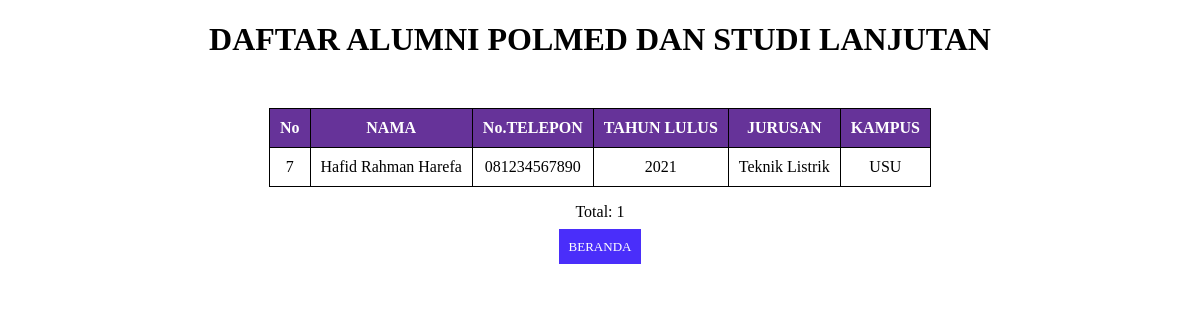
The page /proyek/mhsjoinstudi.php on the database its author committed.
### tables this page shows
CREATE TABLE `tblmahasiswa` (
  `idmhs` int(11) NOT NULL,
  `namamhs` varchar(50) NOT NULL,
  `telpmhs` varchar(12) NOT NULL,
  `thnmhs` varchar(4) NOT NULL
);

CREATE TABLE `tbstudi` (
  `idstudi` int(11) NOT NULL,
  `kampus` varchar(50) NOT NULL,
  `jurusan` varchar(50) NOT NULL
);

### proyek/mhsjoinstudi.php (the view, shortened to what this page needs)
<?php include("config.php"); ?>
<!DOCTYPE html>
<html>
<head>
</head>
<body>
<header><center>
    <h1>DAFTAR ALUMNI POLMED DAN STUDI LANJUTAN</h1>
</header>
    <br>
    <table border="1">
    <thead>
        <tr>
        <th>No</th>
        <th>NAMA</th>
        <th>No.TELEPON</th>
        <th>TAHUN LULUS</th>
        <th>JURUSAN</th>
        <th>KAMPUS</th>
        </tr>
    </thead>
 <tbody>
 <?php
    $sql = "SELECT * FROM tblmahasiswa INNER JOIN tbstudi ON tblmahasiswa.idmhs = tbstudi.idstudi";
    $query = mysqli_query($db, $sql);
    while($mahasiswa = mysqli_fetch_array($query)){
    echo "<tr>";
    echo "<td>".$mahasiswa['idmhs']."</td>";
    echo "<td>".$mahasiswa['namamhs']."</td>";
    echo "<td>".$mahasiswa['telpmhs']."</td>";
    echo "<td>".$mahasiswa['thnmhs']."</td>";
    echo "<td>".$mahasiswa['jurusan']."</td>";
    echo "<td>".$mahasiswa['kampus']."</td>";
    echo "</tr>";
}
 ?>
 </tbody>
 </table>
 <p><center>Total: <?php echo mysqli_num_rows($query) ?></p>
 <center><a href="index.php">BERANDA</a>
 </body>
</html>

### proyek/mhsjoinstudi.php (style rules this page uses)
* { font-family: "Trebuchet MS"; }
h1 { text-transform: uppercase; color: black; }
table { text-align :center; border: solid 1px #000000; border-collapse: collapse; border-spacing: 0; margin: 10px auto 10px auto; }
table thead th { text-align :center; background-color: #663399; border: solid 1px #000000, #000000; color: white; padding: 10px; text-decoration: none; }
table tbody td { border: solid 1px #000000; color: black; padding: 10px; }
a { background-color: #4A2EFA; color: white; padding: 10px; text-decoration: none; font-size: 13px; }

### rows shown on the page
tblmahasiswa: idmhs "7", namamhs "Hafid Rahman Harefa", telpmhs "081234567890", thnmhs "2021", tbstudi.jurusan "Teknik Listrik", tbstudi.kampus "USU"

### other values the page prints
mysqli_num_rows($query) "1"
